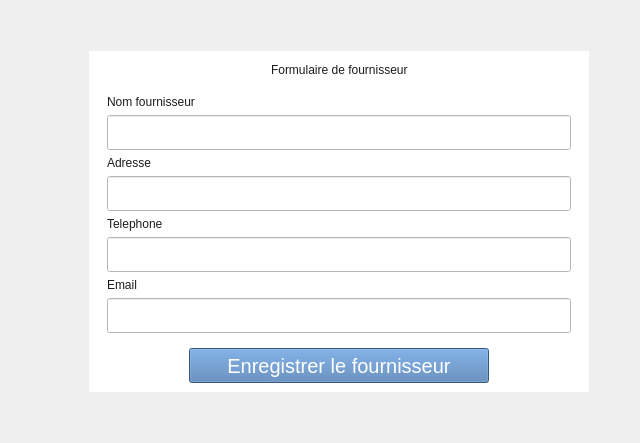
             <widget class="QWidget" name="tab_formulaire_stocks">
              <attribute name="title">
               <string>Formulaire Stocks</string>
              </attribute>
              <layout class="QHBoxLayout" name="horizontalLayout_12">
               <item>
                <layout class="QVBoxLayout" name="verticalLayout_18">
                 <item>
                  <spacer name="verticalSpacer_18">
                   <property name="orientation">
                    <enum>Qt::Vertical</enum>
                   </property>
                   <property name="sizeHint" stdset="0">
                    <size>
                     <width>20</width>
                     <height>40</height>
                    </size>
                   </property>
                  </spacer>
                 </item>
                 <item>
                  <layout class="QHBoxLayout" name="horizontalLayout_51">
                   <item>
                    <spacer name="horizontalSpacer_37">
                     <property name="orientation">
                      <enum>Qt::Horizontal</enum>
                     </property>
                     <property name="sizeHint" stdset="0">
                      <size>
                       <width>78</width>
                       <height>20</height>
                      </size>
                     </property>
                    </spacer>
                   </item>
                   <item>
                    <widget class="QWidget" name="widget_9" native="true">
                     <property name="minimumSize">
                      <size>
                       <width>500</width>
                       <height>0</height>
                      </size>
                     </property>
                     <property name="maximumSize">
                      <size>
                       <width>500</width>
                       <height>16777215</height>
                      </size>
                     </property>
                     <property name="styleSheet">
                      <string notr="true">background: #fff;
color: #1c1c1c;</string>
                     </property>
                     <layout class="QVBoxLayout" name="verticalLayout_19">
                      <item>
                       <layout class="QHBoxLayout" name="horizontalLayout_52">
                        <item>
                         <spacer name="horizontalSpacer_38">
                          <property name="orientation">
                           <enum>Qt::Horizontal</enum>
                          </property>
                          <property name="sizeHint" stdset="0">
                           <size>
                            <width>40</width>
                            <height>20</height>
                           </size>
                          </property>
                         </spacer>
                        </item>
                        <item>
                         <widget class="QLabel" name="label_28">
                          <property name="text">
                           <string>Formulaire de fournisseur</string>
                          </property>
                         </widget>
                        </item>
                        <item>
                         <spacer name="horizontalSpacer_39">
                          <property name="orientation">
                           <enum>Qt::Horizontal</enum>
                          </property>
                          <property name="sizeHint" stdset="0">
                           <size>
                            <width>40</width>
                            <height>20</height>
                           </size>
                          </property>
                         </spacer>
                        </item>
                       </layout>
                      </item>
                      <item>
                       <layout class="QHBoxLayout" name="horizontalLayout_53">
                        <item>
                         <widget class="QWidget" name="widget_10" native="true">
                          <layout class="QGridLayout" name="gridLayout_5">
                           <item row="0" column="0">
                            <widget class="QLabel" name="label_30">
                             <property name="text">
                              <string>Nom fournisseur</string>
                             </property>
                            </widget>
                           </item>
                           <item row="5" column="0">
                            <widget class="QLineEdit" name="lineEdit_13">
                             <property name="minimumSize">
                              <size>
                               <width>0</width>
                               <height>35</height>
                              </size>
                             </property>
                             <property name="maximumSize">
                              <size>
                               <width>16777215</width>
                               <height>35</height>
                              </size>
                             </property>
                            </widget>
                           </item>
                           <item row="2" column="0">
                            <widget class="QLabel" name="label_29">
                             <property name="text">
                              <string>Adresse</string>
                             </property>
                            </widget>
                           </item>
                           <item row="1" column="0">
                            <widget class="QLineEdit" name="lineEdit_15">
                             <property name="minimumSize">
                              <size>
                               <width>0</width>
                               <height>35</height>
                              </size>
                             </property>
                             <property name="maximumSize">
                              <size>
                               <width>16777215</width>
                               <height>35</height>
                              </size>
                             </property>
                            </widget>
                           </item>
                           <item row="3" column="0">
                            <widget class="QLineEdit" name="lineEdit_14">
                             <property name="minimumSize">
                              <size>
                               <width>0</width>
                               <height>35</height>
                              </size>
                             </property>
                             <property name="maximumSize">
                              <size>
                               <width>16777215</width>
                               <height>35</height>
                              </size>
                             </property>
                            </widget>
                           </item>
                           <item row="7" column="0">
                            <widget class="QLineEdit" name="lineEdit_11">
                             <property name="minimumSize">
                              <size>
                               <width>0</width>
                               <height>35</height>
                              </size>
                             </property>
                             <property name="maximumSize">
                              <size>
                               <width>16777215</width>
                               <height>35</height>
                              </size>
                             </property>
                            </widget>
                           </item>
                           <item row="4" column="0">
                            <widget class="QLabel" name="label_31">
                             <property name="text">
                              <string>Telephone</string>
                             </property>
                            </widget>
                           </item>
                           <item row="6" column="0">
                            <widget class="QLabel" name="label_4">
                             <property name="text">
                              <string>Email</string>
                             </property>
                            </widget>
                           </item>
                          </layout>
                         </widget>
                        </item>
                       </layout>
                      </item>
                      <item>
                       <layout class="QHBoxLayout" name="horizontalLayout_54">
                        <item>
                         <widget class="QPushButton" name="save_produit_btn_3">
                          <property name="minimumSize">
                           <size>
                            <width>300</width>
                            <height>35</height>
                           </size>
                          </property>
                          <property name="maximumSize">
                           <size>
                            <width>300</width>
                            <height>35</height>
                           </size>
                          </property>
                          <property name="styleSheet">
                           <string notr="true">background: #4b7bb2;
color: #fff;
font-size: 20px;
padding: 0;</string>
                          </property>
                          <property name="text">
                           <string>Enregistrer le fournisseur</string>
                          </property>
                         </widget>
                        </item>
                       </layout>
                      </item>
                     </layout>
                    </widget>
                   </item>
                   <item>
                    <spacer name="horizontalSpacer_40">
                     <property name="orientation">
                      <enum>Qt::Horizontal</enum>
                     </property>
                     <property name="sizeHint" stdset="0">
                      <size>
                       <width>40</width>
                       <height>20</height>
                      </size>
                     </property>
                    </spacer>
                   </item>
                  </layout>
                 </item>
                 <item>
                  <spacer name="verticalSpacer_19">
                   <property name="orientation">
                    <enum>Qt::Vertical</enum>
                   </property>
                   <property name="sizeHint" stdset="0">
                    <size>
                     <width>20</width>
                     <height>40</height>
                    </size>
                   </property>
                  </spacer>
                 </item>
                </layout>
               </item>
              </layout>
             </widget>
